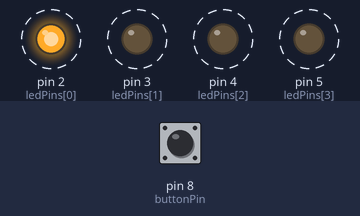
This sketch was run on a simulated Arduino Uno, built with avr-gcc and run on an emulated ATmega328P. Parts: output pins drawn as LEDs (lit = HIGH). Dashed ring = blinking. The test bench sets the inputs (shaded band); at power-on: pin 8 (buttonPin) HIGH.

Above: at 1.65 s.
1.7 s: pin 8 (buttonPin) pulled LOW for 0.5 s
At 2.1 s:
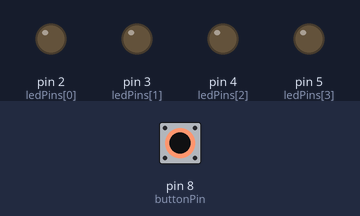
4.7 s: pin 8 (buttonPin) pulled LOW for 1 s
At 5.35 s:
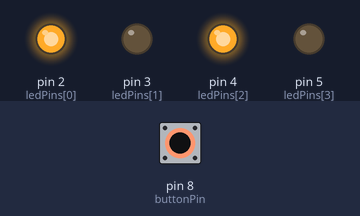
7.7 s: pin 8 (buttonPin) pulled LOW for 3.2 s
At 8.3 s:
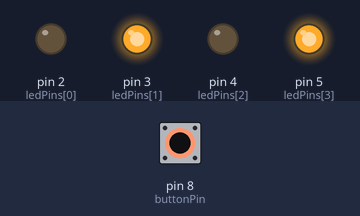
Timing chart, 0 to 18.4 s (numbered marks = the images above; inputs shaded):
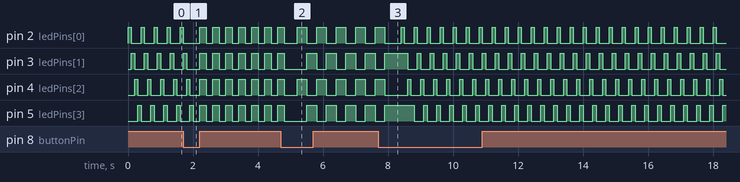

Measured:
- by itself, pin 2 (ledPins[0]), pin 4 (ledPins[2]): repeats every 0.40 s: HIGH 0.10 s, LOW 0.30 s
- by itself, pin 3 (ledPins[1]), pin 5 (ledPins[3]): repeats every 0.40 s: LOW 0.30 s, HIGH 0.10 s

The sketch:

LED_Pattern_Generator_With_Button_Control.ino
```cpp
const int ledPins[] = {2, 3, 4, 5}; // Set to your connected pin numbers
const int numLeds = sizeof(ledPins) / sizeof(ledPins[0]);
const int buttonPin = 8;

int pattern = 0;
bool lastButtonState = HIGH;
bool buttonPressed = false;

void setup() {
  for (int i = 0; i < numLeds; i++) pinMode(ledPins[i], OUTPUT);
  pinMode(buttonPin, INPUT_PULLUP); // Internal pull-up resistor
}

void loop() {
  bool currentButtonState = digitalRead(buttonPin);
  if (lastButtonState == HIGH && currentButtonState == LOW) {
    pattern = (pattern + 1) % 3;    // Cycle through 3 patterns
    buttonPressed = true;
    delay(200);                     // Debounce
  }
  lastButtonState = currentButtonState;

  if (buttonPressed) {
    buttonPressed = false;
  }

  switch (pattern) {
    case 0: runningLight(); break;
    case 1: blinkAll(); break;
    case 2: alternatePairs(); break;
  }
}

void runningLight() {
  for (int i = 0; i < numLeds; i++) {
    digitalWrite(ledPins[i], HIGH);
    delay(100);
    digitalWrite(ledPins[i], LOW);
  }
}
void blinkAll() {
  for (int i = 0; i < numLeds; i++) digitalWrite(ledPins[i], HIGH);
  delay(200);
  for (int i = 0; i < numLeds; i++) digitalWrite(ledPins[i], LOW);
  delay(200);
}
void alternatePairs() {
  for (int i = 0; i < numLeds; i++) digitalWrite(ledPins[i], (i % 2 == 0) ? HIGH : LOW);
  delay(300);
  for (int i = 0; i < numLeds; i++) digitalWrite(ledPins[i], (i % 2 == 1) ? HIGH : LOW);
  delay(300);
}
```
